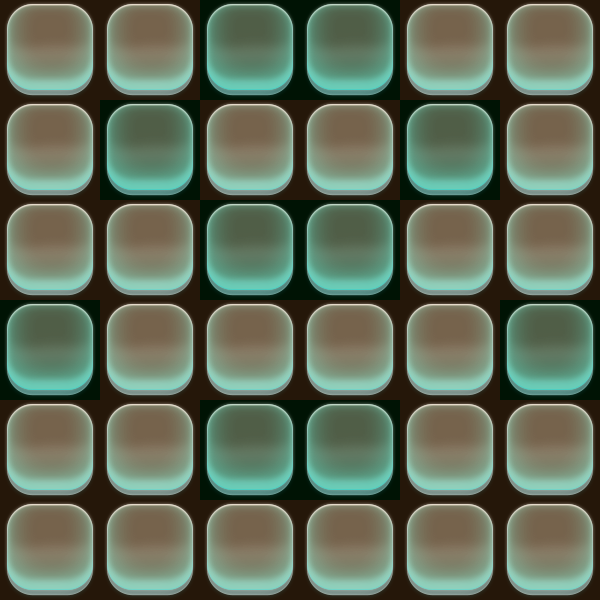

Below is a game level as drawn by its tile map, then a one-line description and the .tmx that defines it (tile-layer data replaced by summaries):
An orthogonal 6x6 tile map with 100x100 px tiles, 2 tile layers (map, type), 2 tilesets.

<map version="1.0" orientation="orthogonal" renderorder="right-down" width="6" height="6" tilewidth="100" tileheight="100" nextobjectid="1">
 <tileset firstgid="1" name="bg_kuang" tilewidth="100" tileheight="100" tilecount="1">
  <image source="bg_kuang.png" width="100" height="100" />
 </tileset>
 <tileset firstgid="2" name="type5" tilewidth="100" tileheight="100" tilecount="5">
  <image source="type5.png" width="500" height="100" />
  <tile id="0">
   <properties>
    <property name="type" value="1" />
   </properties>
  </tile>
  <tile id="1">
   <properties>
    <property name="type" value="5" />
   </properties>
  </tile>
  <tile id="2">
   <properties>
    <property name="type" value="6" />
   </properties>
  </tile>
 </tileset>
 <layer name="map" width="6" height="6">
  <data>[36 cells, 36 non-empty, 1 distinct tile ids]</data>
 </layer>
 <layer name="type" width="6" height="6">
  <data>[36 cells, 36 non-empty, 2 distinct tile ids]</data>
 </layer>
</map>
